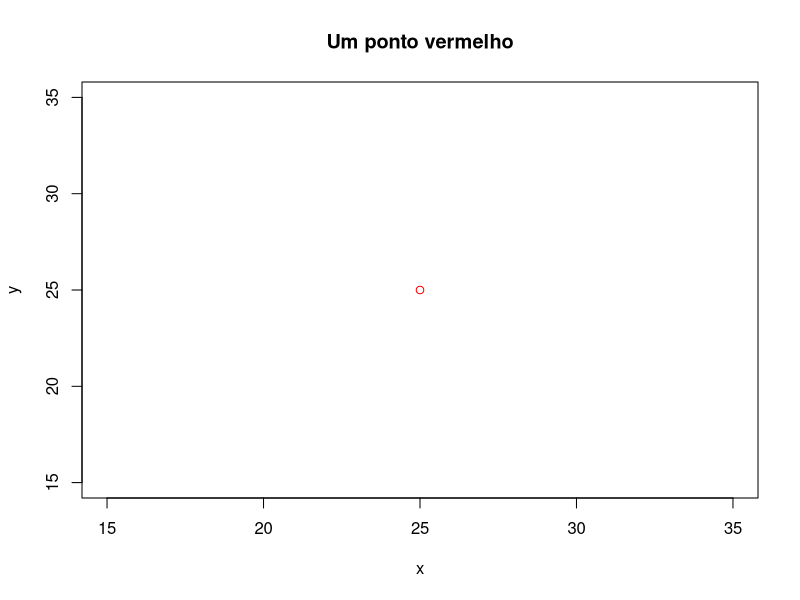
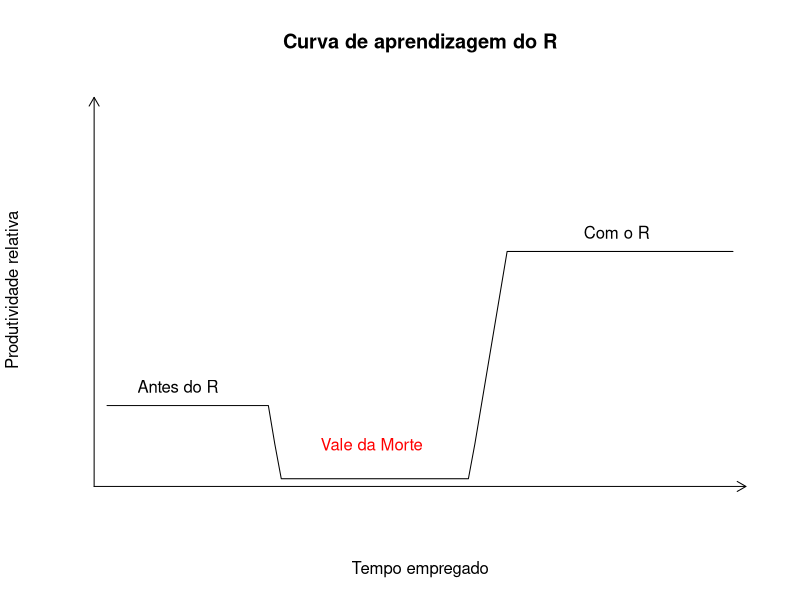

Write R code to recreate these figures, in order.
## ---- chunk 1
knitr::include_url("http://www.r-project.org/")
## ---- chunk 2
# As quatro operações matemáticas básicas:
2 + 3 # soma
5* 5 # multiplicação
25/5 # divisão 
5 -3 # subtração

# Três operações matemáticas úteis:
2^2      # Potenciação (ou exponenciação)
log(4)   # Função logarítmica
sqrt(25) # Raiz quadrada
## ---- chunk 3
# No RStudio, ponha o cursor sobre o nome da função e pressione 'F1' para ver a 
# sua página de ajuda. Lá você verá o nome dos argumentos aceitos pela função 
# 'plot()' seguido de uma breve descrição.
plot(x = 25, y = 25, col = "red", main = "Um ponto vermelho", xlab = "x", ylab = "y")
## ---- chunk 4
# A palavra-chave 'soma' é usada para definir uma função que computa
# e retorna como resultado `res` a soma de dois valores numéricos.
# A estrutura da função aparece, sempre, entre '{' e '}'.
soma <- 
  function (x, y) { 
    res <- x + y
    return (res)
    }
soma(x = 2, y = 2)
## ---- chunk 5
# Definindo dois objetos vetoriais
# Note que quando criamos uma sequência ordenada de valores podemos 
# simplesmente usar o símbolo ':' entre o menor e o maior valor da 
# sequência ao invés de declarar todos os seus valores.
x <- 1:5
y <- c(2, 4, 3, 5, 7)
x
y
## ---- chunk 6
# Calibração de um modelo de regressão linear
# Note que é possível usar simbolos como '.' e '_' na construção de 
# uma palavra-chave identificadora de objeto (ou função).
meu.modelo_linear <- lm(y ~ x)
meu.modelo_linear
## ---- chunk 7
y0 <- 0.2
y <- c(rep(y0, 25), seq(y0, 0.1, -0.1), rep(0.01, 30), seq(0.1, y0 * 3, 0.1), rep(y0 * 3, 35))
x <- 1:length(y)
plot(y ~ x, type = "l", main = "Curva de aprendizagem do R", xlab = "Tempo empregado", 
     ylab = "Produtividade relativa", ylim = c(0, 1), axes = FALSE)
text(42, 0.1, "Vale da Morte", col = "red")
text(12, 0.25, "Antes do R")
text(80, 0.65, "Com o R")
arrows(-1, -0.01, 100, -0.01, length = 0.1)
arrows(-1, -0.01, -1, 1, length = 0.1)
